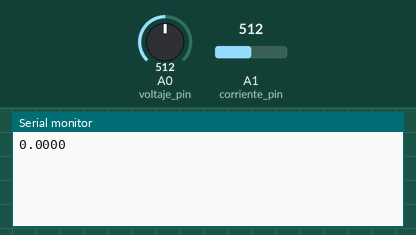
Simulated run of this sketch. Board: Arduino Uno, built with avr-gcc and run on an emulated ATmega328P. Parts: the last lines printed to the serial monitor. The inputs (shaded band) are chosen by the test bench; at power-on: A1 (corriente_pin) = 512, A0 (voltaje_pin) = 512. The modem accepts every AT command (registered, SIM ready, sends succeed) and sends nothing else.

Above: at 1.2 s.
1.3 s: A1 (corriente_pin) set to 716
At 3.9 s:
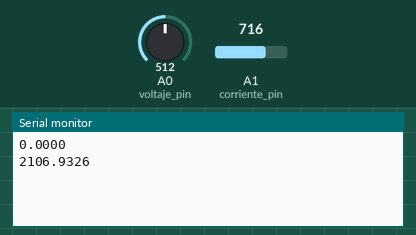
4.3 s: A0 (voltaje_pin) set to 900
At 5.6 s:
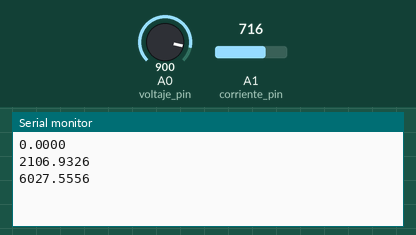
5.8 s: A1 (corriente_pin) set to 900
At 7.5 s:
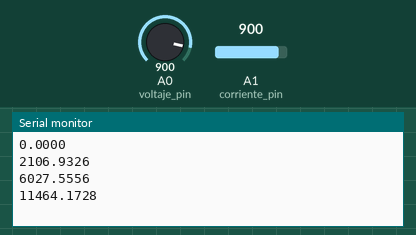
Timing chart, 0 to 8.3 s (numbered marks = the images above; inputs shaded):
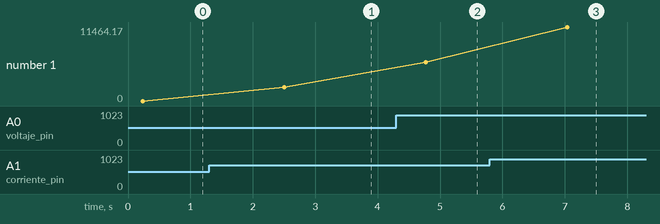

The sketch:

corriente_wifi_end.ino
```cpp
//#include <SoftwareSerial.h>
//
//int potenciometro_pin=0;
//int cont = 0;
//double valor, rms=0;
//SoftwareSerial ModuloWiFi(3,2); // RX, TX
//
//void getrequest(double i){
//  ModuloWiFi.write("AT+CIPSTART=\"TCP\",\"192.168.1.3\",80\r\n");
//  delay(10);
//  int longi = String(i).length()+60;
//  ModuloWiFi.print("AT+CIPSEND=");
//  ModuloWiFi.print(longi);
//  ModuloWiFi.print("\r\n");
//  delay(10);
//  ModuloWiFi.print("GET /registrar.php?valor=");
//  ModuloWiFi.print(i);
//  ModuloWiFi.print(" HTTP/1.1\r\nHost: 192.168.43.111\r\n\r\n");
//}
//
//void setup(){
//  Serial.begin(9600);
//  ModuloWiFi.begin(115200);
//}
//
//void loop(){
//  while(cont<100){
//    valor = ((513 - analogRead(potenciometro_pin))*5/1023.0)/0.1;
//    rms += valor*valor;
//    cont++;
//    delay(1);
//  }
//  rms = sqrt(rms/cont);
//  getrequest(rms);
//  cont = 0;
//  rms = 0;
//  delay(1000);
//}
#include <SoftwareSerial.h>
int voltaje_pin=0, corriente_pin=1;
double valor_corriente[110],valor_voltaje[110];
int i=0, j=0, tiempo;
double a,b,pot;
 SoftwareSerial ModuloWiFi(3,2); // RX, TX
void GETrequest(double i){
  ModuloWiFi.write("AT+CIPSTART=\"TCP\",\"192.168.1.3\",80\r\n");
  delay(10);
  int longi = String(i).length()+56;
  ModuloWiFi.print("AT+CIPSEND=");
  ModuloWiFi.print(longi);
  ModuloWiFi.print("\r\n");
  delay(10);
  ModuloWiFi.print("GET /realtime/add?value=");
  ModuloWiFi.print(i);
  ModuloWiFi.print(" HTTP/1.1\r\nHost: 192.168.1.3\r\n\r\n");
}
void setup(){
 Serial.begin(115200);
 ModuloWiFi.begin(115200);
}
void loop(){

   i=0;
   tiempo = millis();
   while(i< 100 ){
     valor_corriente[i] = analogRead(corriente_pin);
     delay(1);
     valor_voltaje[i] = analogRead(voltaje_pin);
     delay(1);
     i++;
   }

   j=20;
   pot=0;
   while(j<=i-4){
    a=(((512 - valor_corriente[j])*5/1023.0)/0.1);
    b=(((513 - valor_voltaje[j])*5/1023.0));
    b=(b-1.024)*143;
    a=a*1.45;
    //Serial.println("dayan es puta");
    //Serial.println(a,4);
    //Serial.print(";");
    //Serial.println(b,4);
    pot+=a*b;
    j++;
   }
       //Serial.println(j);
    //Serial.println(i);
    pot=pot/(j-20);
        if (pot<5) {
      pot=0.0;
      }
   Serial.println(pot,4);
   GETrequest(pot);
 double  valor_corriente[110]={0};
 double  valor_voltaje[110]={0};
   delay(2000);
}
```

Measured:
- after the input at 1.3 s, the serial monitor: prints a new line after 1.2 s (image 1)
- after the input at 4.3 s, the serial monitor: prints a new line after 0.47 s (image 2)
- after the input at 5.8 s, the serial monitor: prints a new line after 1.2 s (image 3)
- plotted number 1: 0 → 2106.93 after the input at 1.3 s, 2106.93 → 6027.56 after the input at 4.3 s, 6027.56 → 11464.17 after the input at 5.8 s
